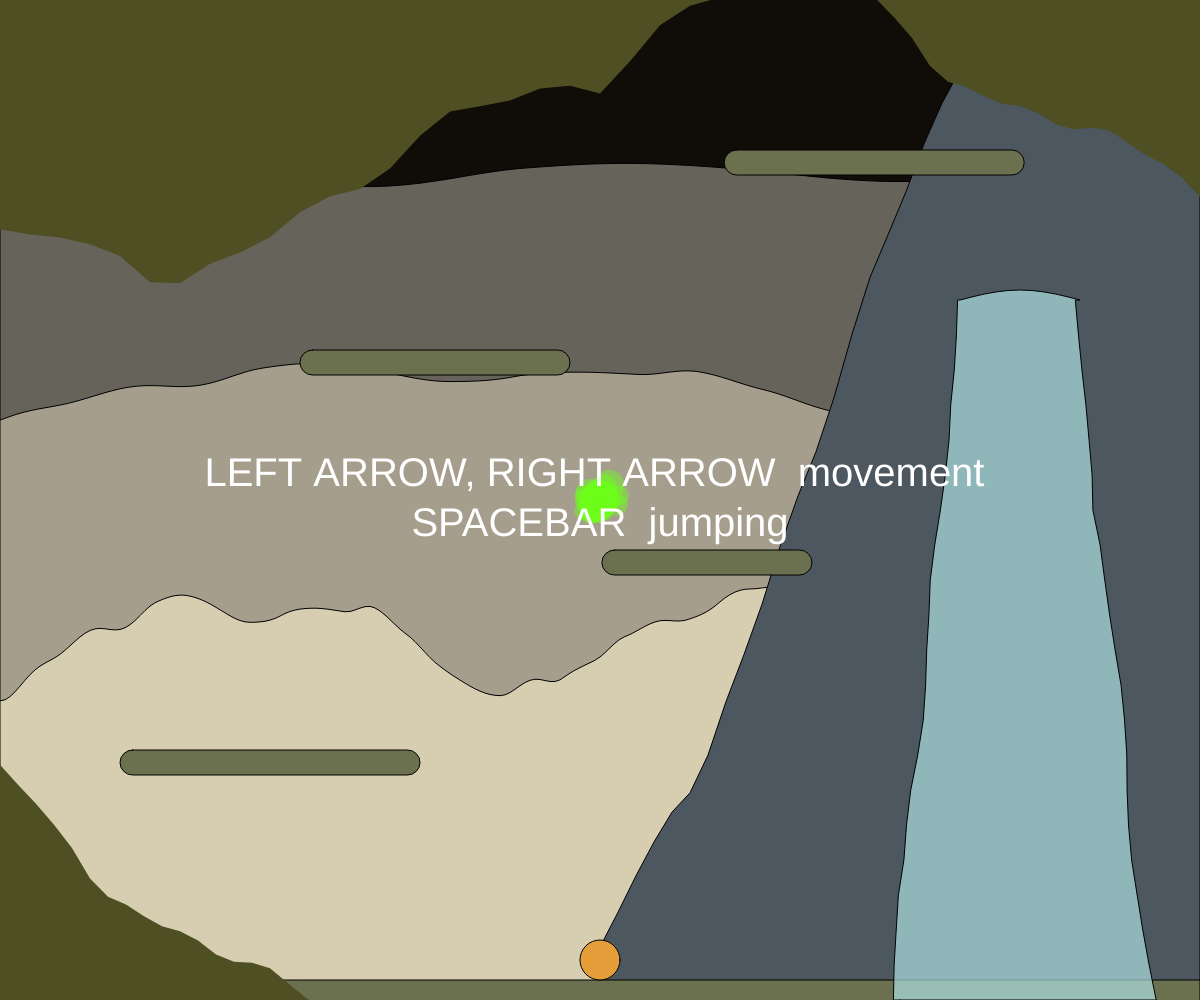
Frame 1 (no input)
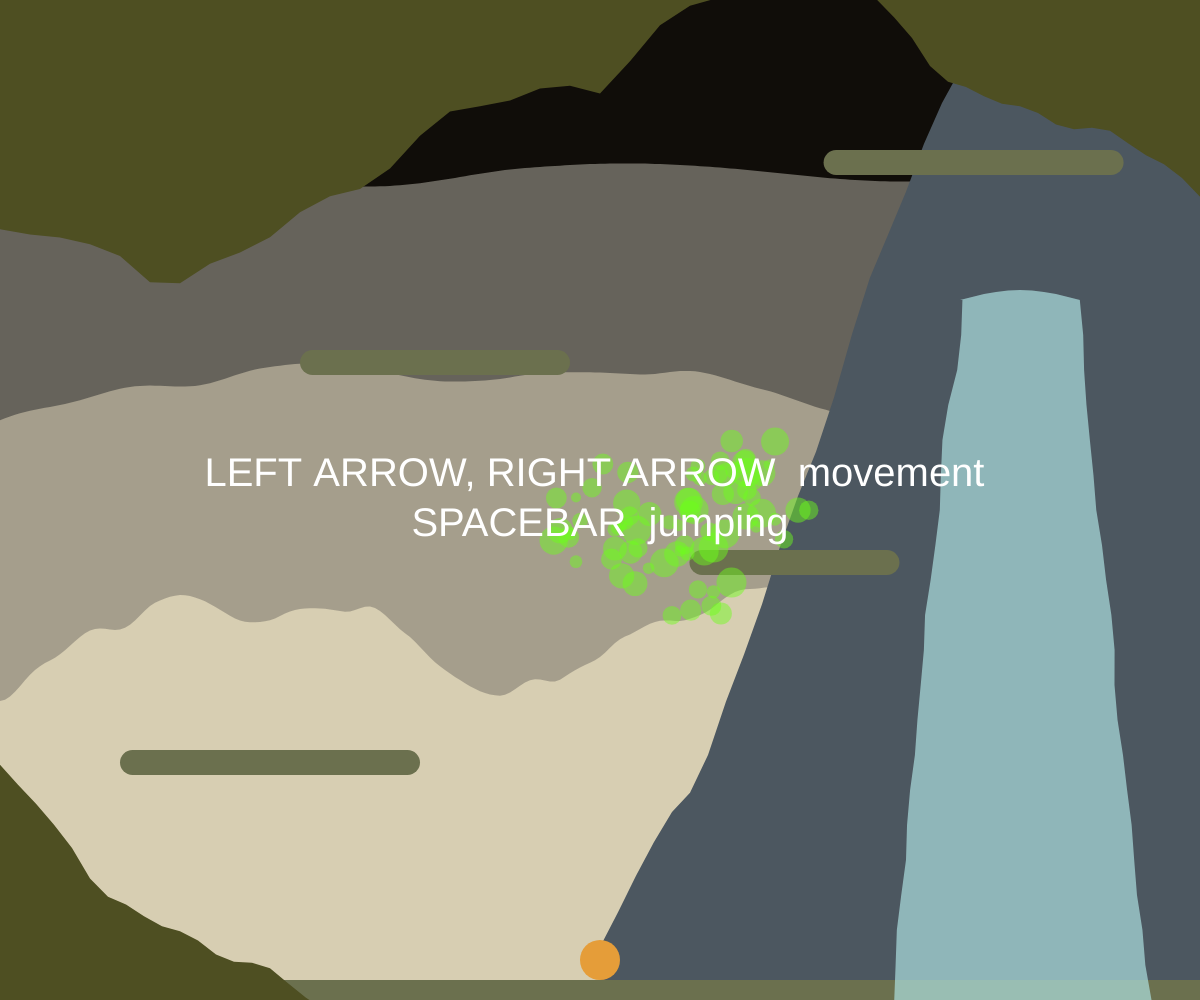
Frame 60 (no input)
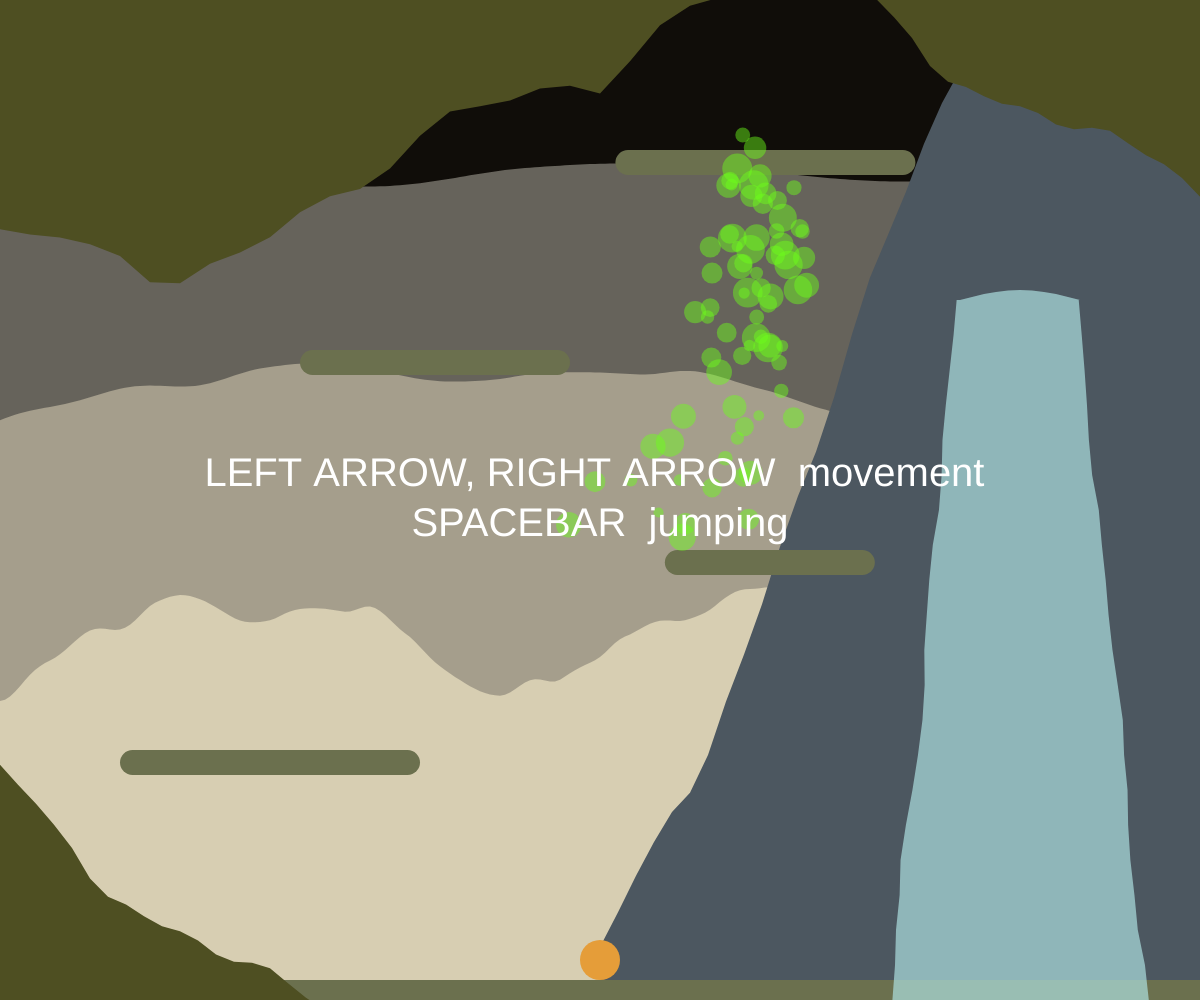
Frame 120 (the mouse pressed at the canvas centre since frame 60)

The p5.js sketch that drew these frames (run headless with seeded random() and noise() and a simulated clock; from frame 60 on, the mouse is pressed at the canvas centre):

// p5.js sketch
// ── sketch.js
let player;
let platforms = [];
let segments = [];
let totalSegments = 15;
let platformHeight;
let platformWidth;

let waterfallLeft;
let waterfallRight;
let waterfallTop;
let waterfallBottom;

let textsize = 30;

let creatureMessageTimer = 0;
let creatureMessageDuration = 240;
let currentCreatureMessage = "";
let creatureMessages = [
  "It watches you quietly...",
  "A strange presence lingers.",
  "You feel its ancient gaze.",
  "Do you have any games on your phone?",
  "She's just a girl",
  "You like anime?"
];

let introText = "LEFT ARROW, RIGHT ARROW  movement \nSPACEBAR  jumping";
let introTextDuration = 5000;
let introStartTime;

class Orbiter {
  constructor(parentSegment) {
    this.parent = parentSegment;
    this.baseOrbitRadius = random(8,70);
    this.orbitRadius = this.baseOrbitRadius;
    this.orbitAngle = random(TWO_PI);
    this.offset = random(0.1, 0.3);
    this.angularSpeed = random(0.01, 0.05);
    this.size = random(5, 15);

    this.radiusOscillationAmplitude = random(3, 8);
    this.radiusOscillationFrequency = random(0.01, 0.05);
    this.radiusOscillationPhase = random(TWO_PI);

    this.pos = createVector(parentSegment.pos.x, parentSegment.pos.y);

    // Velocity for bounce effect (small random initial velocity)
    this.vel = p5.Vector.random2D().mult(0.5);
  }

  update(t) {
    this.orbitAngle += this.angularSpeed;

    let targetRadius = this.baseOrbitRadius +
      sin(t * this.radiusOscillationFrequency + this.radiusOscillationPhase) * this.radiusOscillationAmplitude;

    this.orbitRadius = lerp(this.orbitRadius, targetRadius, 0.05);

    // Orbit position without bounce offset
    let offsetX = this.orbitRadius * cos(this.orbitAngle);
    let offsetY = this.orbitRadius * sin(this.orbitAngle);
    let baseTarget = p5.Vector.add(this.parent.pos, createVector(offsetX, offsetY));

    // Update velocity and position for bounce effect
    this.pos.add(this.vel);

    // Lerp position towards baseTarget (orbit) with some weight to keep orbit
    this.pos.lerp(baseTarget, this.offset);
  }

  display() {
    fill('#6DFF1B75');
    noStroke();
    circle(this.pos.x, this.pos.y, this.size * 2);
  }
}

function setup() {
  createCanvas(windowWidth, windowHeight);
  
  waterfallLeft = width * 0.75;
  waterfallRight = width * 0.95;
  waterfallTop = height * 0.3;
  waterfallBottom = height;
  
  platformHeight = height*0.025;
  platformWidth = width*0.25;
  
  // Create player at starting position
  player = { x: width/2, y: height - 30, radius: 20, ySpeed: 0, xSpeed: 0, onGround: false };

  platforms.push({ x: width * 0.1, y: height * 0.75, w: platformWidth, h: platformHeight, e:30, isMoving: false });
  platforms.push({ x: width * 0.5, y: height * 0.55, w: platformWidth*0.7, h: platformHeight, e:30, isMoving: true, baseX: width * 0.5, amplitude: width * 0.08, speed: 0.02 });
  platforms.push({ x: width * 0.25, y: height * 0.35, w: platformWidth*0.9, h: platformHeight, e:30, isMoving: false });
  platforms.push({ x: width *0.1, y: height * 0.15, w: platformWidth, h: platformHeight, e:30, isMoving: true, baseX: width * 0.6, amplitude: width * 0.1, speed: 0.035 });
  // Floor (full width)
  platforms.push({ x: 0, y: height - 20, w: width, h: platformHeight, e:0, isMoving: false });

  let maxOrbiters = 20;
  let minOrbiters = 1;

  
  for (let i = 0; i < totalSegments; i++) {
    let segment = {
      pos: createVector(width / 2, height / 2),
      size: map(i, 0, totalSegments - 1, 5, 2) + random(0.5, 1.5),
      noiseOffset: random(1000),
      orbiters: []
    };

    // Vary number of orbiters based on position in chain
    maxOrbiters = maxOrbiters * 0.85;
    segment.baseOrbitRadius = segment.baseOrbitRadius * 0.5;
    let nOrbiters = floor(map(i, 0, totalSegments - 1, maxOrbiters, minOrbiters));
    for (let j = 0; j < nOrbiters; j++) {
      segment.orbiters.push(new Orbiter(segment, i, totalSegments));
    }

    segments.push(segment);
  }

  introStartTime = millis();
}

function draw() {
  background('#100D09');
  
  fill('#66635B');
  beginShape();
  vertex(0, height);
  let xoff2 = 0.1;
  for (let x = 0; x <= width; x += 5) {
    let y = map(noise(xoff2), 0, 1, height * 0.1, height * 0.3);
    vertex(x, y);
    xoff2 += 0.005; 
  }
  vertex(width, height);
  endShape(CLOSE);
  
  fill('#A59E8C');
  beginShape();
  vertex(0, height);
  let xoff1 = 0.1;
  for (let x = 0; x <= width; x += 5) {
    let y = map(noise(xoff1), 0, 1, height * 0.3, height * 0.5);
    vertex(x, y);
    xoff1 += 0.01; 
  }
  vertex(width, height);
  endShape(CLOSE);
  
  fill('#D7CEB2');
  beginShape();
  vertex(0, height);
  let xoff = 0;
  for (let x = 0; x <= width; x += 5) {
    let y = map(noise(xoff), 0, 1, height * 0.5, height * 0.8);
    vertex(x, y);
    xoff += 0.02; 
  }
  vertex(width, height);
  endShape(CLOSE);

  //waterfall rock
  fill('#4C5760');
  beginShape();
  vertex(width/2, height);
    // Create noise-based vertices from width/2 to width*0.8
  let steps = 20; // number of intermediate points
  for (let i = 0; i <= steps; i++) {
    let t = i / steps;
    let x = lerp(width / 2, width * 0.8, t);
    let y = lerp(height, 0, t);  
  // Apply vertical noise displacement
  let yOffset = map(noise(t * 2, 5), 0, 1, -150, 150);
  vertex(x, y + yOffset);
}
  vertex(width*0.8, 0);
  vertex(width, 0);
  vertex(width, height);
  endShape(CLOSE);
  
  // Gravity
  player.ySpeed += 0.5;

  // Horizontal movement
  player.x += player.xSpeed;

  // Vertical movement
  player.y += player.ySpeed;
  player.onGround = false;

  for (let plat of platforms) {
    if (plat.isMoving) {
      plat.x = plat.baseX + sin(frameCount * plat.speed) * plat.amplitude;
    }
    fill('#6B704E');
    // strokeWeight(2);
    // stroke('#6C7425');
    rect(plat.x, plat.y, plat.w, plat.h, plat.e);

    // Collision detection (player landing on top of platform)
    if (player.x > plat.x && player.x < plat.x + plat.w) {
      if (player.y + player.radius > plat.y && player.y + player.radius < plat.y + plat.h) {
        player.y = plat.y - player.radius;
        player.ySpeed = 0;
        player.onGround = true;
      }
    }
  }

  let insideWaterfall = (
  player.x > waterfallLeft &&
  player.x < waterfallRight &&
  player.y + player.radius > waterfallTop &&
  player.y - player.radius < waterfallBottom
  );

  if (insideWaterfall) {
  fill(255);
  textAlign(CENTER, CENTER);
  textSize(textsize);
  text("No secret place behing the waterfall...", player.x, player.y - player.radius - 30);
  }

  // Draw player
  fill('#E59D39');  
  ellipse(player.x, player.y, player.radius*2);
  
  // Waterfall shape with curved edges
  fill('#B0E4E4AD');
  beginShape();

  // Bottom left corner
  vertex(width * 0.75, height);

  // Noisy left edge (curved inward at top)
  let steps1 = 20;
  for (let i = 0; i <= steps1; i++) {
    let t = i / steps1;
    let x = lerp(width * 0.75, width * 0.8, t);
    let y = lerp(height, height * 0.3, t);
    let xOffset = noise(t * 5, frameCount * 0.05) * 20 - 10;

    // Add curve inward at top
    let curveIn = pow(1 - t, 2); // more curve near the top
    x -= curveIn * 10;

    vertex(x + xOffset, y);
  }

  // Curved top edge with slight downward arch
  let topEdgeSteps = 10;
  for (let i = 0; i <= topEdgeSteps; i++) {
    let t = i / topEdgeSteps;
    let x = lerp(width * 0.8, width * 0.9, t);

    // Add a sag in the center of the top edge
    let yBase = height * 0.3;
    let ySag = -sin(t * PI) * 10; // inverted (convex)
    let y = yBase + ySag;

    vertex(x, y);
  }

  // Noisy right edge (curved inward at top)
  for (let i = 0; i <= steps1; i++) {
    let t = i / steps1;
    let x = lerp(width * 0.9, width * 0.95, t);
    let y = lerp(height * 0.3, height, t);
    let xOffset = noise(100 + t * 5, frameCount * 0.05) * 20 - 10;

    // Add inward curve toward the top
    let curveIn = pow(t, 2); // more curve near the top
    x += curveIn * 10;

    vertex(x + xOffset, y);
  }

  endShape(CLOSE);

  // Constrain player to canvas
  player.x = constrain(player.x, player.radius, width - player.radius);
  if (player.y > height) {
    // Reset if player falls
    player.x = 100;
    player.y = 300;
    player.ySpeed = 0;
  }
  
  let t = frameCount * 0.01;
  let t2 = frameCount;

  // Head movement
  let head = segments[0];
  let angle = noise(t, t * 0.3) * TWO_PI * 2;
  let dir = p5.Vector.fromAngle(angle).mult(5);
  head.pos.add(dir);
  head.pos.x = constrain(head.pos.x, 0, width);
  head.pos.y = constrain(head.pos.y, 0, height);


  // Segment following
  for (let i = 1; i < segments.length; i++) {
    let current = segments[i];
    let prev = segments[i - 1];
    let dir = p5.Vector.sub(prev.pos, current.pos);
    let d = dir.mag();
    dir.setMag(0.1 * d);
    current.pos.add(dir);

    // Jitter for internal motion
    let jitter = createVector(
      (noise(t2 + current.noiseOffset) - 0.5) * random(0.2, 2),
      (noise(t2 + 100 + current.noiseOffset) - 0.5) * random(0.2, 2),
    );
    current.pos.add(jitter);
  }

  // Draw from back to front
  for (let i = segments.length - 1; i >= 0; i--) {
    let s = segments[i];

    noFill();
    circle(s.pos.x, s.pos.y, s.size * 2);

    for (let orbiter of s.orbiters) {
      orbiter.update(t);
      orbiter.display();
    }
  }
  
  let proximityThreshold = 100; // pixels
  let nearCreature = false;

  for (let s of segments) {
    let d = dist(player.x, player.y, s.pos.x, s.pos.y);
    if (d < proximityThreshold) {
      nearCreature = true;
      break;
    }
  }

  // If near and timer is off, pick a new message
  if (nearCreature && creatureMessageTimer === 0) {
    currentCreatureMessage = random(creatureMessages);
    creatureMessageTimer = creatureMessageDuration;
  }

  // Countdown and display message
  if (creatureMessageTimer > 0) {
    creatureMessageTimer--;
    fill(255);
    textAlign(CENTER, CENTER);
    textSize(textsize);
    text(currentCreatureMessage, player.x, player.y - player.radius - 50);
  }


  
  fill('#4E4F22');
  beginShape();
  vertex(0, height*0.3);
  let steps2 = 30;
  for (let i = 0; i <= steps2; i++) {
    let t = i / steps;
    let x = lerp(0, width*0.5, t);
    let y = lerp(height*0.3, 0, t);  
  // Apply vertical noise displacement
  let yOffset = map(noise(t * 2, 5), 0, 1, -200, 200);
  vertex(x, y + yOffset);
}
  vertex(width*0.5, 0);
  vertex(0, 0)
  endShape(CLOSE);

  beginShape();
  vertex(width*0.7, 0);
  for (let i = 0; i <= steps2; i++) {
    let t = i / steps;
    let x = lerp(width*0.7, width, t);
    let y = lerp(0, height*0.15, t);  
  // Apply vertical noise displacement
  let yOffset = map(noise(t * 2, 5), 0, 1, -100, 100);
  vertex(x, y + yOffset);
}
  vertex(width, height*0.15);
  vertex(width, 0);
  endShape(CLOSE);

  beginShape();
  vertex(0, height*0.8);
  for (let i = 0; i <= steps2; i++) {
    let t = i / steps;
    let x = lerp(0, width*0.3, t);
    let y = lerp(height*0.8, height, t);  
  // Apply vertical noise displacement
  let yOffset = map(noise(t * 2, 5), 0, 1, -100, 100);
  vertex(x, y + yOffset);
}
  vertex(width*0.3, height);
  vertex(0, height);
  endShape(CLOSE);
  
  if (millis() - introStartTime < introTextDuration) {
  fill(255);
  textSize(textsize + 10);
  textAlign(CENTER, CENTER);
  text(introText, width / 2, height / 2);
}
}

function keyPressed() {
  if (key === ' ' && player.onGround) {
    player.ySpeed = -height*0.02;
  }
  if (keyCode === LEFT_ARROW) {
    player.xSpeed = -3;
  }
  if (keyCode === RIGHT_ARROW) {
    player.xSpeed = 3;
  }
}

function keyReleased() {
  if (keyCode === LEFT_ARROW || keyCode === RIGHT_ARROW) {
    player.xSpeed = 0;
  }
}
